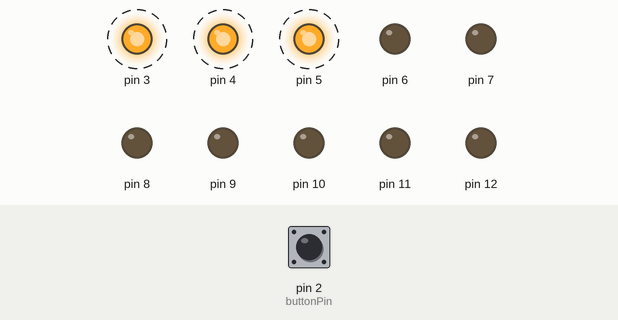
A sketch run on a simulated Arduino Uno, built with avr-gcc and run on an emulated ATmega328P. Shown: output pins drawn as LEDs (lit = HIGH). Dashed ring = blinking. The test bench sets the inputs (shaded band); at power-on: pin 2 (buttonPin) HIGH.

Above: at 1.25 s.
1.3 s: pin 2 (buttonPin) pulled LOW for 0.15 s
At 1.45 s:
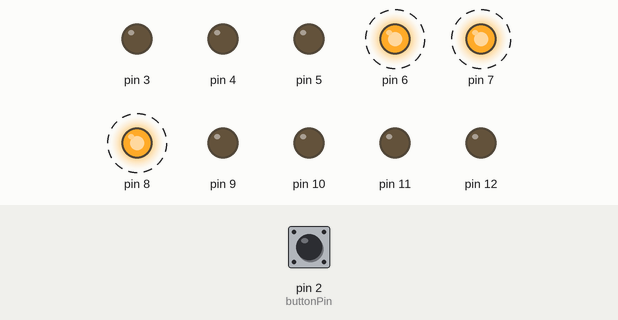
4.3 s: pin 2 (buttonPin) pulled LOW for 1 s
At 4.45 s:
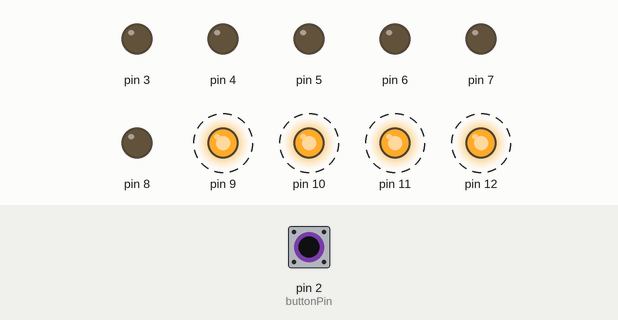
7.3 s: pin 2 (buttonPin) pulled LOW for 3.2 s
At 8.5 s:
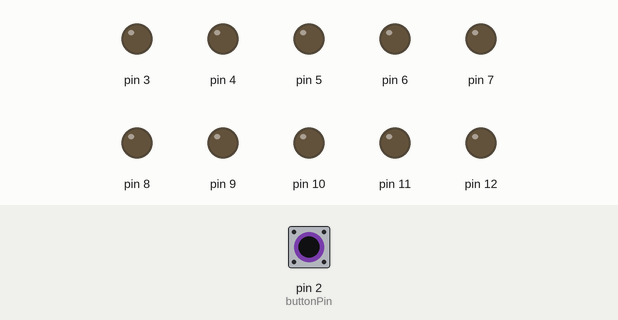
12.0 s: pin 2 (buttonPin) pulled LOW for 0.15 s
At 12.25 s:
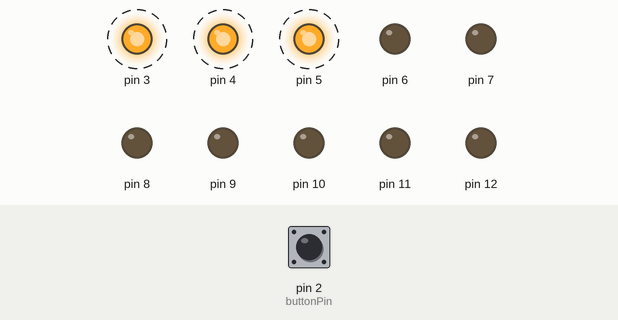
Timing chart, 0 to 16.0 s (numbered marks = the images above; inputs shaded):
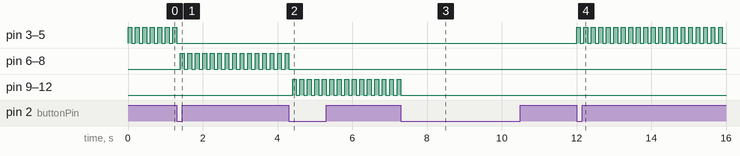

Measured:
- after the input at 1.3 s, pin 3–5: goes on until 1.3 s, then stays LOW; pin 6–8: alternates HIGH for 0.10 s and LOW for 0.10 s, starting after 0.10 s
- after the input at 4.3 s, pin 6–8: goes on until 4.3 s, then stays LOW; pin 9–12: alternates HIGH for 0.10 s and LOW for 0.10 s, starting after 0.10 s
- after the input at 7.3 s, pin 9–12: goes on until 7.3 s, then stays LOW
- after the input at 12.0 s, pin 3–5: alternates HIGH for 0.10 s and LOW for 0.10 s, starting at once
- by itself, pin 3–5: alternates HIGH for 0.10 s and LOW for 0.10 s

The sketch:

UNO_R3_Interupt_00.ino
```cpp
const int buttonPin = 2;
const int firstLed = 3;
const int lastLed = 12;

volatile int modeSirine = 1;

void ISR_changeState() {
  modeSirine++;
  if (modeSirine > 4) modeSirine = 1;
}

void setup() {
  for (int i = firstLed; i <= lastLed; i++) pinMode(i, OUTPUT);
  pinMode(buttonPin, INPUT_PULLUP);

  attachInterrupt(digitalPinToInterrupt(buttonPin), ISR_changeState, FALLING);
}

void matikanSemua() {
  for (int i = firstLed; i <= lastLed; i++) digitalWrite(i, LOW);
}

void loop() {
  matikanSemua();

  if (modeSirine == 1) {
    for (int i = 3; i <= 5; i++) digitalWrite(i, HIGH);
    delay(100);
    for (int i = 3; i <= 5; i++) digitalWrite(i, LOW);
    delay(100);
  } else if (modeSirine == 2) {
    for (int i = 6; i <= 8; i++) digitalWrite(i, HIGH);
    delay(100);
    for (int i = 6; i <= 8; i++) digitalWrite(i, LOW);
    delay(100);
  } else if (modeSirine == 3) {
    for (int i = 9; i <= 12; i++) digitalWrite(i, HIGH);
    delay(100);
    for (int i = 9; i <= 12; i++) digitalWrite(i, LOW);
    delay(100);
  } else {
    for (int i = 3; i <= 12; i++) digitalWrite(i, LOW);
  }
}
```
